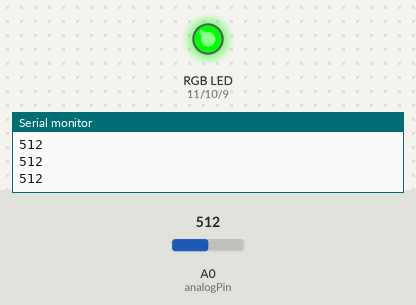
The sketch below on a simulated Arduino Uno, built with avr-gcc and run on an emulated ATmega328P. Parts: an RGB LED mixed from three pins (HIGH = lit), the last lines printed to the serial monitor. The test bench sets the inputs (shaded band); at power-on: A0 (analogPin) = 512.

Above: at 1.2 s.
1.3 s: A0 (analogPin) set to 574
2.8 s: A0 (analogPin) set to 592
At 3.9 s:
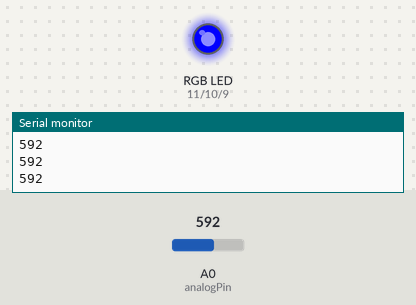
4.3 s: A0 (analogPin) set to 428
At 5.3 s:
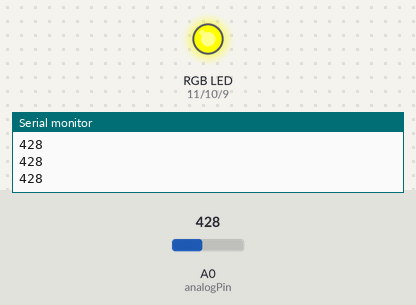
5.8 s: A0 (analogPin) set to 303
7.3 s: A0 (analogPin) set to 284
At 8.3 s:
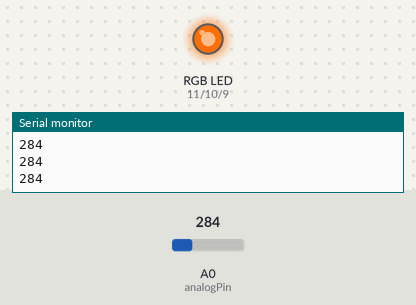
8.8 s: A0 (analogPin) set to 302
At 9.2 s:
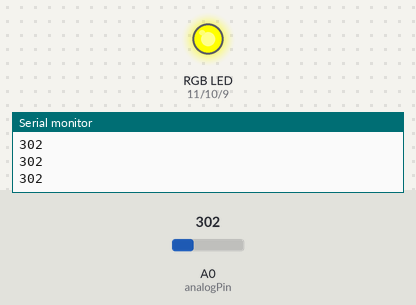
Timing chart, 0 to 11.3 s (numbered marks = the images above; inputs shaded):
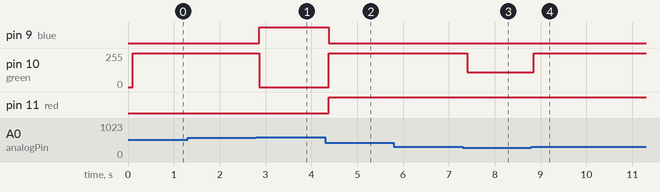

The sketch:

3.7-Analog_Input_Control.ino
```cpp
int analogPin =A0;
int val=0;
int red=11;
int green=10;
int blue=9;

void setup()
{
  Serial.begin(9600);
  pinMode(analogPin,INPUT);
  pinMode(red,OUTPUT);
  pinMode(green,OUTPUT);
  pinMode(blue,OUTPUT);
   analogRead(analogPin);
  Serial.println(val);
  delay(50);
}

void loop()
{val = analogRead(analogPin);
  Serial.println(val);
  delay(50);
  if (val<146 && val>0 ){
    analogWrite(red,255);
    analogWrite(green,0);
    analogWrite(blue,0);
  }
   else if (val<292 && val>146){
    analogWrite(red,255);
    analogWrite(green,110);
    analogWrite(blue,0);
  }
  else if (val<438 && val>292){
    analogWrite(red,255);
    analogWrite(green,255);
    analogWrite(blue,0);
  }
  else if(val<584 && val>438){
    analogWrite(red,0);
    analogWrite(green,255);
    analogWrite(blue,0);
  }
  else if(val<730 && val>584){
    analogWrite(red,0);
    analogWrite(green,0);
    analogWrite(blue,255);
  }
  else if(val<877 && val>730){
    analogWrite(red,150);
    analogWrite(green,0);
    analogWrite(blue,255);
  }
  else if(val<1023 && val>877){
    analogWrite(red,255);
    analogWrite(green,0);
    analogWrite(blue,255);
  }

}
```

Measured:
- the behaviour switches between 584 and 585 on A0 (analogPin) (found by bisection; images 0 and 1)
- the behaviour switches between 292 and 291 on A0 (analogPin) (found by bisection; images 2 and 3)
- after the input at 2.8 s, pin 9 (blue): LOW → HIGH after 0.07 s; pin 10 (green): 255/255 → 0/255 after 0.07 s
- after the input at 4.3 s, pin 9 (blue): HIGH → LOW after 0.08 s; pin 10 (green): 0/255 → 255/255 after 0.08 s; pin 11 (red): LOW → HIGH after 0.08 s
- after the input at 7.3 s, pin 10 (green): 255/255 → 110/255 after 0.10 s
- after the input at 8.8 s, pin 10 (green): 110/255 → 255/255 after 0.06 s
